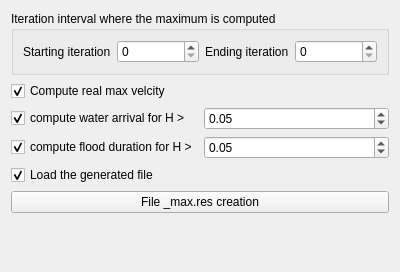
<?xml version="1.0" encoding="UTF-8"?>
<ui version="4.0">
 <class>Export_ExtractMax</class>
 <widget class="QWidget" name="Export_ExtractMax">
  <property name="geometry">
   <rect>
    <x>0</x>
    <y>0</y>
    <width>400</width>
    <height>272</height>
   </rect>
  </property>
  <property name="windowTitle">
   <string>Form</string>
  </property>
  <layout class="QGridLayout" name="gridLayout">
   <item row="0" column="0" colspan="2">
    <widget class="QGroupBox" name="groupBox_6">
     <property name="title">
      <string>Iteration interval where the maximum is computed</string>
     </property>
     <layout class="QHBoxLayout" name="horizontalLayout_10">
      <item>
       <widget class="QLabel" name="label_34">
        <property name="text">
         <string>Starting iteration</string>
        </property>
       </widget>
      </item>
      <item>
       <widget class="QSpinBox" name="spinBox_max_start"/>
      </item>
      <item>
       <widget class="QLabel" name="label_35">
        <property name="text">
         <string>Ending iteration</string>
        </property>
       </widget>
      </item>
      <item>
       <widget class="QSpinBox" name="spinBox_max_end"/>
      </item>
     </layout>
    </widget>
   </item>
   <item row="1" column="0">
    <widget class="QCheckBox" name="checkBox_11">
     <property name="text">
      <string>Compute real max velcity</string>
     </property>
     <property name="checked">
      <bool>true</bool>
     </property>
    </widget>
   </item>
   <item row="2" column="0">
    <widget class="QCheckBox" name="checkBox_9">
     <property name="text">
      <string>compute water arrival for H &gt;</string>
     </property>
     <property name="checked">
      <bool>true</bool>
     </property>
    </widget>
   </item>
   <item row="2" column="1">
    <widget class="QDoubleSpinBox" name="doubleSpinBox_4">
     <property name="value">
      <double>0.050000000000000</double>
     </property>
    </widget>
   </item>
   <item row="3" column="0">
    <widget class="QCheckBox" name="checkBox_10">
     <property name="text">
      <string>compute flood duration for H &gt;</string>
     </property>
     <property name="checked">
      <bool>true</bool>
     </property>
    </widget>
   </item>
   <item row="3" column="1">
    <widget class="QDoubleSpinBox" name="doubleSpinBox_5">
     <property name="value">
      <double>0.050000000000000</double>
     </property>
    </widget>
   </item>
   <item row="4" column="0">
    <widget class="QCheckBox" name="checkBox_8">
     <property name="enabled">
      <bool>true</bool>
     </property>
     <property name="text">
      <string>Load the generated file</string>
     </property>
     <property name="checked">
      <bool>true</bool>
     </property>
    </widget>
   </item>
   <item row="5" column="0" colspan="2">
    <widget class="QPushButton" name="pushButton_max_res">
     <property name="text">
      <string>File _max.res creation</string>
     </property>
     <property name="icon">
      <iconset>
       <normaloff>:/plugins/PostTelemac/icons/Play_48x48.png</normaloff>:/plugins/PostTelemac/icons/Play_48x48.png</iconset>
     </property>
    </widget>
   </item>
   <item row="6" column="0">
    <spacer name="verticalSpacer_4">
     <property name="orientation">
      <enum>Qt::Vertical</enum>
     </property>
     <property name="sizeHint" stdset="0">
      <size>
       <width>20</width>
       <height>64</height>
      </size>
     </property>
    </spacer>
   </item>
  </layout>
 </widget>
 <resources/>
 <connections/>
</ui>
